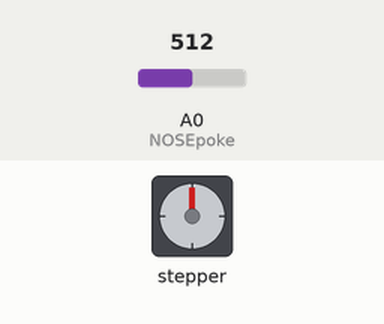
Recording of a sketch running on a simulated Arduino Uno, built with avr-gcc and run on an emulated ATmega328P. On the bench: stepper motor. The inputs (shaded band) are chosen by the test bench; at power-on: A0 (NOSEpoke) = 512. Stepper angles assume 1500 steps per turn; what the sketch prints to the serial monitor is not drawn.

Above: at 1.2 s.
1.3 s: A0 (NOSEpoke) set to 980
2.8 s: A0 (NOSEpoke) set to 1009
At 3.26 s:
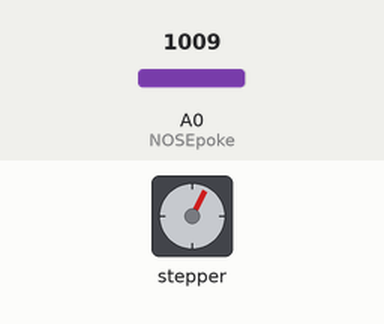
At 3.86 s:
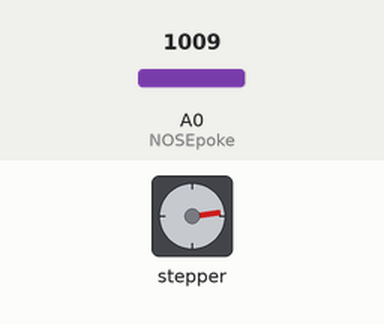
Timing chart, 0 to 8.3 s (numbered marks = the images above; inputs shaded):
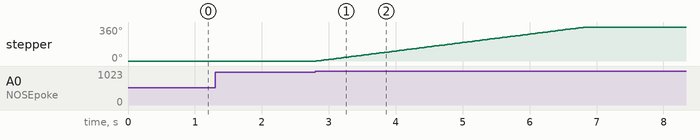

Measured:
- the behaviour switches between 998 and 999 on A0 (NOSEpoke) (found by bisection; images 0 and 1)
- after the input at 1.3 s, every drawn part: stays the same
- after the input at 2.8 s, stepper: turns 360° clockwise in 4.0 s, starting at once

The sketch:

FixedRatioTask.ino
```cpp
// THIS CODE IS A FIXED RATIO 1 CODE
// It opens 1+ door(s) with one nose poke
// It closes 1+ door(s) with an entry of 'c' into serial monitor
// Plug your arduino into a non-usb power source (5V) for stable results
// CREDITS TO:
// 1) https://www.makerguides.com/28byj-48-stepper-motor-arduino-tutorial/ (for stepper motor control)


//STEP 1: INITIALIZE
#include <Stepper.h>
// Define number of steps per rotation:
const int stepsPerRevolution = 1500; //this specifies how much to open or close
// Create stepper object called 'myStepper', note the pin order:
Stepper myStepper = Stepper(stepsPerRevolution, 8, 10, 9, 11);
int trial = 1; // basic trial counter
int Stat = 0; // whether door is open or closed
int NOSEpoke=A0; //analog input
// text reader components to register 'c' for door close:
int message = 0;
String txtMsg = "";
unsigned int lastStringLength = txtMsg.length();

//STEP 2: COMPONENTS TO REGISTER ONCE
void setup() {
  // Set the speed to 5 rpm:
  myStepper.setSpeed(15); //can go up to 10-15rpm depending on where you're plugged in
Serial.begin(9600); //initialize serial monitor with 9600 baud
  while (!Serial) {
    ; // wait for serial port to connect. Needed for native USB port only
  }

  // send an intro:
  Serial.println("Begin fixed-ratio task");
  Serial.println("Trial: 1");
  pinMode(NOSEpoke,INPUT);// define a pin for touch module
}
//STEP 3: COMPONENTS TO LOOP THROUGH FOR TASK
void loop() { //FIRST OPEN
    // read the state of the pushbutton value:
 int NOSEReading = analogRead(NOSEpoke); //read input
  delay(5);
if ( NOSEReading >=999 && Stat ==0) { //"If capacative touch sensor is NOT being touched AND the door is in an opened state"...
      myStepper.step(stepsPerRevolution);
      delay(500);
      //now cool off the stepper motor pins to avoid errors:
      digitalWrite(8, LOW);
      digitalWrite(9, LOW);
      digitalWrite(10, LOW);
      digitalWrite(11, LOW);
      digitalWrite(NOSEpoke, LOW);
       Stat = 1;
       while(analogRead(NOSEpoke>=999)); //lets touch sensor cool down from stepper motor
       while(Serial.read()>=0); //discards everything in the buffer (so that only 1 'c' at the right time closes the door later)
       trial = trial + 1;
       Serial.print("Trial: ");
       Serial.println(trial);
       }
  else if (Serial.available() > 0) { //Check if there's a new message
       char message = Serial.read(); //Read that message
  if ( message == 'c' && Stat == 1) {
      myStepper.step(-stepsPerRevolution);
      delay(500);
      //now cool off the stepper motor pins to avoid errors:
      digitalWrite(8, LOW);
      digitalWrite(9, LOW);
      digitalWrite(10, LOW);
      digitalWrite(11, LOW);
      digitalWrite(NOSEpoke, LOW); // if needed, will also help touch sensor cool down
       Stat = 0;
       while(analogRead(NOSEpoke>=999)); //lets touch sensor cool down from stepper motor
       }
    }

    }
```
